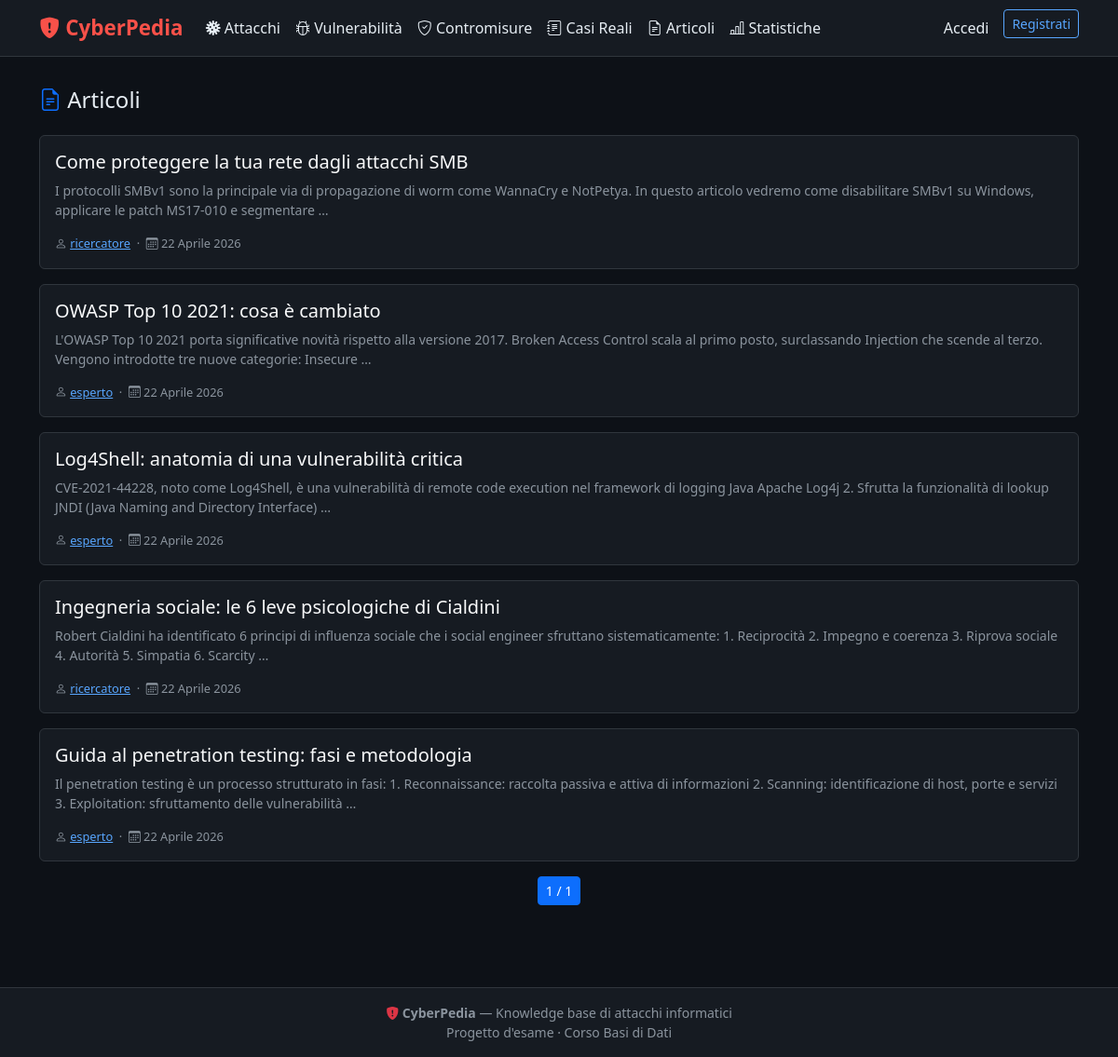
/articoli/, run on the app's committed database.
### core/models.py (models this page shows, shortened)
class Articolo(models.Model):
    id_articolo = models.AutoField(primary_key=True)
    titolo = models.CharField(max_length=300)
    testo = models.TextField()
    data_pubblicazione = models.DateField(auto_now_add=True)
    id_autore = models.ForeignKey(
        Utenti, on_delete=models.PROTECT,
        db_column='id_autore', related_name='articoli'
    )
    class Meta:
        db_table = 'articolo'

class Utenti(models.Model):
    id_utente = models.AutoField(primary_key=True)
    username = models.CharField(max_length=20, unique=True)
    email = models.EmailField(unique=True)
    password = models.CharField(max_length=128)
    data_registrazione = models.DateField(auto_now_add=True)
    livello = models.IntegerField(default=0)
    bio = models.TextField(blank=True)
    foto_profilo = models.ImageField(upload_to='profili/', blank=True, null=True)
    class Meta:
        db_table = 'utenti'

### core/views.py (the view)
# urls.py: path('articoli/', views.articoli_list, name='articoli-list'),
def articoli_list(request):
    qs = Articolo.objects.select_related('id_autore').order_by('-data_pubblicazione')
    paginator = Paginator(qs, 10)
    page = paginator.get_page(request.GET.get('page'))
    return render(request, 'articoli/list.html', {'page_obj': page})

### core/context_processors.py (called while the page is built)
def current_user(request):
    user_id = request.session.get('user_id')
    if user_id:
        try:
            return {'utente_corrente': Utenti.objects.get(pk=user_id)}
        except Utenti.DoesNotExist:
            del request.session['user_id']
    return {'utente_corrente': None}

### templates/articoli/list.html (shortened to what this page needs)
{% extends 'base.html' %}
{% block content %}
<div class="d-flex justify-content-between align-items-center mb-3">
  <h4><i class="bi bi-file-earmark-text text-primary"></i> Articoli</h4>
</div>
{% for articolo in page_obj %}
<div class="card mb-3">
  <div class="card-body">
    <h5><a href="{% url 'articolo-detail' pk=articolo.pk %}" class="text-decoration-none text-light">{{ articolo.titolo }}</a></h5>
    <p class="text-muted small">{{ articolo.testo|truncatewords:30 }}</p>
    <div class="text-muted" style="font-size:.8rem">
      <i class="bi bi-person"></i> <a href="{% url 'profilo' user_id=articolo.id_autore.pk %}">{{ articolo.id_autore.username }}</a>
      &nbsp;·&nbsp; <i class="bi bi-calendar3"></i> {{ articolo.data_pubblicazione }}
    </div>
  </div>
</div>
{% empty %}
<div class="card"><div class="card-body text-center text-muted py-5"><i class="bi bi-inbox fs-2"></i><p class="mt-2">Nessun articolo ancora.</p></div></div>
{% endfor %}
<nav><ul class="pagination pagination-sm justify-content-center">
  <li class="page-item active"><span class="page-link">{{ page_obj.number }} / {{ page_obj.paginator.num_pages }}</span></li>
</ul></nav>
{% endblock %}

### templates/base.html (style rules this page uses)
:root { --cp-bg: #0d1117; --cp-surface: #161b22; --cp-border: #30363d; --cp-text: #e6edf3; --cp-muted: #8b949e; --cp-red: #f85149; --cp-blue: #58a6ff; --cp-green: #3fb950; --cp-yellow: #d29922; }
body { background: var(--cp-bg); color: var(--cp-text); font-family: 'Segoe UI', system-ui, sans-serif; }
.card { background: var(--cp-surface); border: 1px solid var(--cp-border); }
.text-muted { color: var(--cp-muted) !important; }
a { color: var(--cp-blue); }

### data on the page
Articolo: titolo "Come proteggere la tua rete dagli attacchi SMB", testo "I protocolli SMBv1 sono la principale via di propagazione di worm come WannaCry e NotPetya. In questo articolo vedremo come disabilitare SMBv1 su Windows, applicare le patch MS17-010 e segmentare …", id_autore.username "ricercatore", data_pubblicazione "22 Aprile 2026"
Articolo: titolo "OWASP Top 10 2021: cosa è cambiato", testo "L'OWASP Top 10 2021 porta significative novità rispetto alla versione 2017. Broken Access Control scala al primo posto, surclassando Injection che scende al terzo. Vengono introdotte tre nuove categorie: Insecure …", id_autore.username "esperto", data_pubblicazione "22 Aprile 2026"
Articolo: titolo "Log4Shell: anatomia di una vulnerabilità critica", testo "CVE-2021-44228, noto come Log4Shell, è una vulnerabilità di remote code execution nel framework di logging Java Apache Log4j 2. Sfrutta la funzionalità di lookup JNDI (Java Naming and Directory Interface) …", id_autore.username "esperto", data_pubblicazione "22 Aprile 2026"
Articolo: titolo "Ingegneria sociale: le 6 leve psicologiche di Cialdini", testo "Robert Cialdini ha identificato 6 principi di influenza sociale che i social engineer sfruttano sistematicamente: 1. Reciprocità 2. Impegno e coerenza 3. Riprova sociale 4. Autorità 5. Simpatia 6. Scarcity …", id_autore.username "ricercatore", data_pubblicazione "22 Aprile 2026"
Articolo: titolo "Guida al penetration testing: fasi e metodologia", testo "Il penetration testing è un processo strutturato in fasi: 1. Reconnaissance: raccolta passiva e attiva di informazioni 2. Scanning: identificazione di host, porte e servizi 3. Exploitation: sfruttamento delle vulnerabilità …", id_autore.username "esperto", data_pubblicazione "22 Aprile 2026"

### other printed values
{{ page_obj.number }} "1"
{{ page_obj.paginator.num_pages }} "1"
